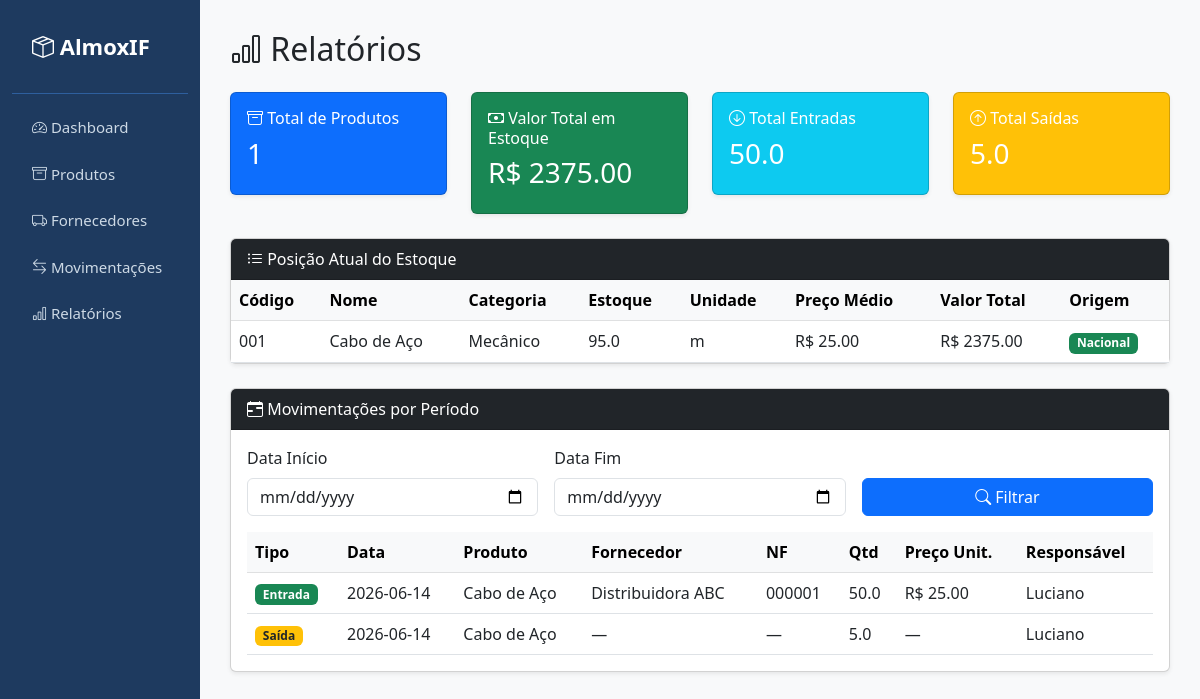
Screenshot of /relatorios with the database file from the repository.
### tables this page shows
CREATE TABLE produto (
            id INTEGER PRIMARY KEY AUTOINCREMENT,
            nome TEXT NOT NULL,
            codigo TEXT UNIQUE NOT NULL,
            categoria TEXT,
            unidade TEXT,
            estoque_atual REAL DEFAULT 0,
            estoque_minimo REAL DEFAULT 0,
            preco_medio REAL DEFAULT 0,
            nacional TEXT DEFAULT 'S',
            pais_origem TEXT,
            lead_time_dias INTEGER DEFAULT 0
        );

CREATE TABLE movimentacao (
            id INTEGER PRIMARY KEY AUTOINCREMENT,
            tipo TEXT NOT NULL,
            produto_id INTEGER NOT NULL,
            fornecedor_id INTEGER,
            quantidade REAL NOT NULL,
            preco_unitario REAL,
            numero_nf TEXT,
            data TEXT NOT NULL,
            motivo TEXT,
            responsavel TEXT,
            FOREIGN KEY (produto_id) REFERENCES produto(id),
            FOREIGN KEY (fornecedor_id) REFERENCES fornecedor(id)
        );

CREATE TABLE fornecedor (
            id INTEGER PRIMARY KEY AUTOINCREMENT,
            nome TEXT NOT NULL,
            cnpj TEXT,
            telefone TEXT,
            email TEXT
        );

### routes/relatorios.py (the view)
@relatorios_bp.route('/relatorios')
def index():
    conn = conectar()
    produtos = conn.execute('''
        SELECT nome, codigo, categoria, unidade,
               estoque_atual, estoque_minimo, preco_medio,
               (estoque_atual * preco_medio) as valor_total,
               nacional, pais_origem, lead_time_dias
        FROM produto
        ORDER BY nome
    ''').fetchall()
    estoque_baixo = conn.execute('''
        SELECT nome, codigo, estoque_atual, estoque_minimo, unidade
        FROM produto
        WHERE estoque_atual < estoque_minimo
        ORDER BY nome
    ''').fetchall()
    data_inicio = request.args.get('data_inicio', '')
    data_fim = request.args.get('data_fim', '')
    if data_inicio and data_fim:
        movimentacoes = conn.execute('''
            SELECT m.*, p.nome as produto_nome, f.nome as fornecedor_nome
            FROM movimentacao m
            JOIN produto p ON m.produto_id = p.id
            LEFT JOIN fornecedor f ON m.fornecedor_id = f.id
            WHERE m.data BETWEEN ? AND ?
            ORDER BY m.data DESC
        ''', (data_inicio, data_fim)).fetchall()
    else:
        movimentacoes = conn.execute('''
            SELECT m.*, p.nome as produto_nome, f.nome as fornecedor_nome
            FROM movimentacao m
            JOIN produto p ON m.produto_id = p.id
            LEFT JOIN fornecedor f ON m.fornecedor_id = f.id
            ORDER BY m.data DESC
            LIMIT 20
        ''').fetchall()
    total_produtos = len(produtos)
    valor_total_estoque = sum(p['valor_total'] for p in produtos)
    total_entradas = conn.execute(
        'SELECT COALESCE(SUM(quantidade), 0) FROM movimentacao WHERE tipo="E"'
    ).fetchone()[0]
    total_saidas = conn.execute(
        'SELECT COALESCE(SUM(quantidade), 0) FROM movimentacao WHERE tipo="S"'
    ).fetchone()[0]
    conn.close()
    return render_template('relatorios/index.html',
        produtos=produtos,
        estoque_baixo=estoque_baixo,
        movimentacoes=movimentacoes,
        total_produtos=total_produtos,
        valor_total_estoque=valor_total_estoque,
        total_entradas=total_entradas,
        total_saidas=total_saidas,
        data_inicio=data_inicio,
        data_fim=data_fim
    )

### database.py (called while the page is built)
def conectar():
    conn = sqlite3.connect('almoxarifado.db')
    conn.row_factory = sqlite3.Row
    return conn

### templates/relatorios/index.html (shortened to what this page needs)
{% extends 'base.html' %}
{% block conteudo %}
<h2 class="mb-4"><i class="bi bi-bar-chart"></i> Relatórios</h2>
<div class="row g-4 mb-4">
    <div class="col-md-3">
        <div class="card text-white bg-primary shadow-sm">
            <div class="card-body">
                <h6 class="card-title"><i class="bi bi-archive"></i> Total de Produtos</h6>
                <h3>{{ total_produtos }}</h3>
            </div>
        </div>
    </div>
    <div class="col-md-3">
        <div class="card text-white bg-success shadow-sm">
            <div class="card-body">
                <h6 class="card-title"><i class="bi bi-cash"></i> Valor Total em Estoque</h6>
                <h3>R$ {{ "%.2f"|format(valor_total_estoque) }}</h3>
            </div>
        </div>
    </div>
    <div class="col-md-3">
        <div class="card text-white bg-info shadow-sm">
            <div class="card-body">
                <h6 class="card-title"><i class="bi bi-arrow-down-circle"></i> Total Entradas</h6>
                <h3>{{ total_entradas }}</h3>
            </div>
        </div>
    </div>
    <div class="col-md-3">
        <div class="card text-white bg-warning shadow-sm">
            <div class="card-body">
                <h6 class="card-title"><i class="bi bi-arrow-up-circle"></i> Total Saídas</h6>
                <h3>{{ total_saidas }}</h3>
            </div>
        </div>
    </div>
</div>
<div class="card shadow-sm mb-4">
    <div class="card-header bg-dark text-white">
        <i class="bi bi-list-ul"></i> Posição Atual do Estoque
    </div>
    <div class="card-body p-0">
        <table class="table table-hover mb-0">
            <thead class="table-light">
                <tr>
                    <th>Código</th>
                    <th>Nome</th>
                    <th>Categoria</th>
                    <th>Estoque</th>
                    <th>Unidade</th>
                    <th>Preço Médio</th>
                    <th>Valor Total</th>
                    <th>Origem</th>
                </tr>
            </thead>
            <tbody>
                {% for p in produtos %}
                <tr class="{{ 'table-danger' if p['estoque_atual'] < p['estoque_minimo'] else '' }}">
                    <td>{{ p['codigo'] }}</td>
                    <td>{{ p['nome'] }}</td>
                    <td>{{ p['categoria'] }}</td>
                    <td>{{ p['estoque_atual'] }}</td>
                    <td>{{ p['unidade'] }}</td>
                    <td>R$ {{ "%.2f"|format(p['preco_medio']) }}</td>
                    <td>R$ {{ "%.2f"|format(p['valor_total']) }}</td>
                    <td>
                        {% if p['nacional'] == 'S' %}
                            <span class="badge bg-success">Nacional</span>
                        {% else %}
                            <span class="badge bg-warning text-dark">
                                Importado — {{ p['pais_origem'] }} ({{ p['lead_time_dias'] }} dias)
                            </span>
                        {% endif %}
                    </td>
                </tr>
                {% endfor %}
            </tbody>
        </table>
    </div>
</div>
<div class="card shadow-sm mb-4">
    <div class="card-header bg-dark text-white">
        <i class="bi bi-calendar-range"></i> Movimentações por Período
    </div>
    <div class="card-body">
        <form method="GET" class="row g-3 mb-3">
            <div class="col-md-4">
                <label class="form-label">Data Início</label>
                <input type="date" name="data_inicio" class="form-control" value="{{ data_inicio }}">
            </div>
            <div class="col-md-4">
                <label class="form-label">Data Fim</label>
                <input type="date" name="data_fim" class="form-control" value="{{ data_fim }}">
            </div>
            <div class="col-md-4 d-flex align-items-end">
                <button type="submit" class="btn btn-primary w-100">
                    <i class="bi bi-search"></i> Filtrar
                </button>
            </div>
        </form>
        <table class="table table-hover mb-0">
            <thead class="table-light">
                <tr>
                    <th>Tipo</th>
                    <th>Data</th>
                    <th>Produto</th>
                    <th>Fornecedor</th>
                    <th>NF</th>
                    <th>Qtd</th>
                    <th>Preço Unit.</th>
                    <th>Responsável</th>
                </tr>
            </thead>
            <tbody>
                {% for m in movimentacoes %}
                <tr>
                    <td>
                        {% if m['tipo'] == 'E' %}
                            <span class="badge bg-success">Entrada</span>
                        {% else %}
                            <span class="badge bg-warning text-dark">Saída</span>
                        {% endif %}
                    </td>
                    <td>{{ m['data'] }}</td>
                    <td>{{ m['produto_nome'] }}</td>
                    <td>{{ m['fornecedor_nome'] or '—' }}</td>
                    <td>{{ m['numero_nf'] or '—' }}</td>
                    <td>{{ m['quantidade'] }}</td>
                    <td>
                        {% if m['preco_unitario'] %}
                            R$ {{ "%.2f"|format(m['preco_unitario']) }}
                        {% else %}
                            —
                        {% endif %}
                    </td>
                    <td>{{ m['responsavel'] or '—' }}</td>
                </tr>
                {% endfor %}
            </tbody>
        </table>
    </div>
</div>
{% endblock %}

### templates/base.html (style rules this page uses)
body { background-color: #f8f9fa; }

### rows the page displays
produto: codigo "001", nome "Cabo de Aço", categoria "Mecânico", estoque_atual "95.0", unidade "m", preco_medio "25.00", valor_total "2375.00", nacional "Nacional"
movimentacao: tipo "Entrada", data "2026-06-14", produto_nome "Cabo de Aço", nome "Distribuidora ABC", numero_nf "000001", quantidade "50.0", preco_unitario "25.00", responsavel "Luciano"
movimentacao: tipo "Saída", data "2026-06-14", produto_nome "Cabo de Aço", m "—", quantidade "5.0", responsavel "Luciano"

### other values shown
{{ total_produtos }} "1"
{{ "%.2f"|format(valor_total_estoque) }} "2375.00"
{{ total_entradas }} "50.0"
{{ total_saidas }} "5.0"
